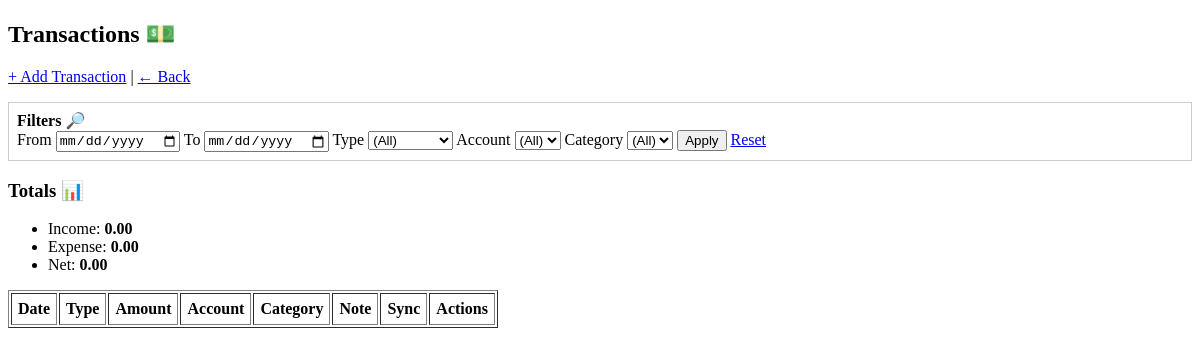
The page /app/transactions/index.php (signed in) on the database as committed earlier.
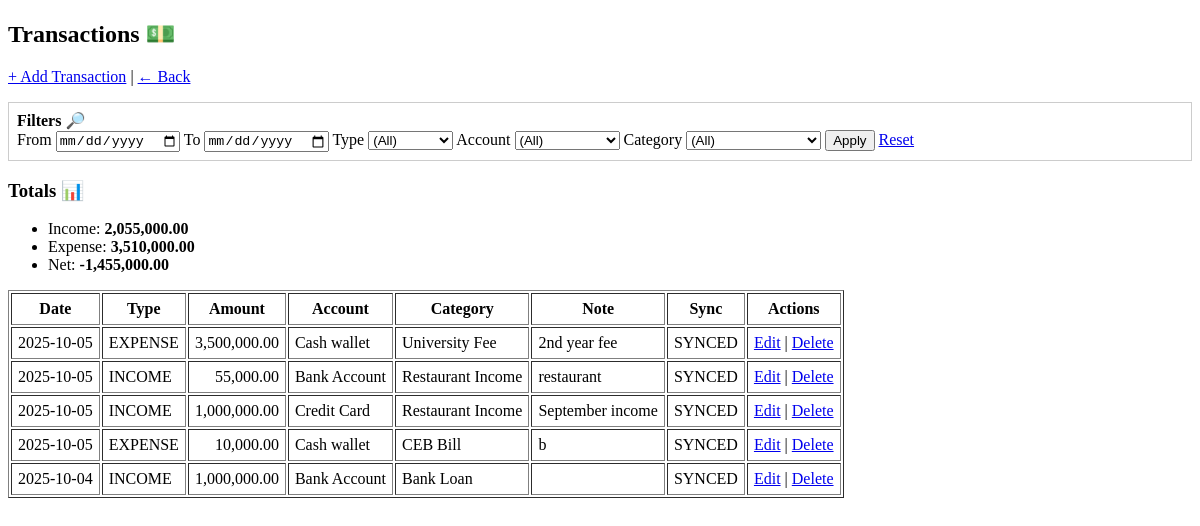
The same page on the database as committed later.
### tables this page shows
CREATE TABLE TRANSACTIONS_LOCAL (
  local_txn_id       INTEGER PRIMARY KEY AUTOINCREMENT,
  client_txn_uuid    TEXT NOT NULL UNIQUE,
  user_local_id      INTEGER NOT NULL,
  account_local_id   INTEGER NOT NULL,
  category_local_id  INTEGER NOT NULL,
  txn_type           TEXT NOT NULL CHECK(txn_type IN ('INCOME','EXPENSE','TRANSFER')),
  amount             REAL NOT NULL,
  txn_date           TEXT NOT NULL, -- ISO-8601
  note               TEXT,
  sync_status        TEXT NOT NULL DEFAULT 'PENDING' CHECK(sync_status IN ('PENDING','SYNCED','CONFLICT')),
  server_txn_id      INTEGER,
  created_at         TEXT NOT NULL,
  updated_at         TEXT NOT NULL,
  last_sync_at       TEXT,
  FOREIGN KEY(user_local_id)     REFERENCES USERS_LOCAL(local_user_id),
  FOREIGN KEY(account_local_id)  REFERENCES ACCOUNTS_LOCAL(local_account_id),
  FOREIGN KEY(category_local_id) REFERENCES CATEGORIES_LOCAL(local_category_id)
);

CREATE TABLE ACCOUNTS_LOCAL (
  local_account_id  INTEGER PRIMARY KEY AUTOINCREMENT,
  user_local_id     INTEGER NOT NULL,
  server_account_id INTEGER,
  account_name      TEXT NOT NULL,
  account_type      TEXT NOT NULL CHECK(account_type IN ('CASH','BANK','CARD','MOBILE')),
  currency_code     TEXT NOT NULL DEFAULT 'LKR',
  opening_balance   REAL NOT NULL DEFAULT 0,
  is_active         INTEGER NOT NULL DEFAULT 1, -- 1/0
  created_at        TEXT NOT NULL,
  updated_at        TEXT NOT NULL,
  FOREIGN KEY(user_local_id) REFERENCES USERS_LOCAL(local_user_id)
);

CREATE TABLE CATEGORIES_LOCAL (
  local_category_id  INTEGER PRIMARY KEY AUTOINCREMENT,
  user_local_id      INTEGER NOT NULL,
  server_category_id INTEGER,
  parent_local_id    INTEGER,
  category_name      TEXT NOT NULL,
  category_type      TEXT NOT NULL CHECK(category_type IN ('INCOME','EXPENSE')),
  created_at         TEXT NOT NULL,
  updated_at         TEXT NOT NULL,
  FOREIGN KEY(user_local_id)   REFERENCES USERS_LOCAL(local_user_id),
  FOREIGN KEY(parent_local_id) REFERENCES CATEGORIES_LOCAL(local_category_id)
);

### app/transactions/index.php (the view, shortened to what this page needs)
<?php
if (!function_exists('h')) {
    function h($v) { return htmlspecialchars((string)$v, ENT_QUOTES, 'UTF-8'); }
}
$pdo = sqlite();
$uid = (int)($_SESSION['uid'] ?? 0);
$from = $_GET['from'] ?? '';
$to   = $_GET['to'] ?? '';
$where = ["t.user_local_id = ?"];
$args  = [$uid];
$sql = "
SELECT
  t.local_txn_id, t.client_txn_uuid, t.txn_type, t.amount, t.txn_date, t.note, t.sync_status,
  a.account_name,
  c.category_name
FROM TRANSACTIONS_LOCAL t
JOIN ACCOUNTS_LOCAL a ON a.local_account_id = t.account_local_id
JOIN CATEGORIES_LOCAL c ON c.local_category_id = t.category_local_id
WHERE " . implode(' AND ', $where) . "
ORDER BY datetime(t.txn_date) DESC, t.local_txn_id DESC
LIMIT 200
";
$stmt = $pdo->prepare($sql);
$stmt->execute($args);
$rows = $stmt->fetchAll(PDO::FETCH_ASSOC);
$totSql = "
SELECT
  SUM(CASE WHEN t.txn_type='INCOME'  THEN t.amount ELSE 0 END) AS total_income,
  SUM(CASE WHEN t.txn_type='EXPENSE' THEN t.amount ELSE 0 END) AS total_expense
FROM TRANSACTIONS_LOCAL t
WHERE " . implode(' AND ', $where) . "
";
$sum = $pdo->prepare($totSql);
$sum->execute($args);
$tot = $sum->fetch(PDO::FETCH_ASSOC);
$income  = (float)($tot['total_income'] ?? 0);
$expense = (float)($tot['total_expense'] ?? 0);
$net     = $income - $expense;
?>
<!doctype html>
<html>
<head>
</head>
<body>
<h2>Transactions 💵</h2>
<p>
  <a href="<?= APP_BASE ?>/app/transactions/create.php">+ Add Transaction</a> |
  <a href="<?= APP_BASE ?>/public/dashboard.php">← Back</a>
</p>
<form method="get" style="margin:10px 0; padding:8px; border:1px solid #ccc;">
  <b>Filters 🔎</b><br>
  <label>From</label>
  <input type="date" name="from" value="<?= h($from) ?>">
  <label>To</label>
  <input type="date" name="to" value="<?= h($to) ?>">
  <label>Type</label>
  <select name="type">
    <option value="">(All)</option>
  </select>
  <label>Account</label>
  <select name="account">
    <option value="">(All)</option>
  </select>
  <label>Category</label>
  <select name="category">
    <option value="">(All)</option>
  </select>
  <button type="submit">Apply</button>
  <a href="<?= APP_BASE ?>/app/transactions/index.php">Reset</a>
</form>
<h3>Totals 📊</h3>
<ul>
  <li>Income: <b><?= number_format($income,2) ?></b></li>
  <li>Expense: <b><?= number_format($expense,2) ?></b></li>
  <li>Net: <b><?= number_format($net,2) ?></b></li>
</ul>
<table border="1" cellpadding="6">
  <tr>
    <th>Date</th><th>Type</th><th>Amount</th><th>Account</th><th>Category</th><th>Note</th><th>Sync</th><th>Actions</th>
  </tr>
  <?php foreach($rows as $r): ?>
  <tr>
    <td><?= h($r['txn_date']) ?></td>
    <td><?= h($r['txn_type']) ?></td>
    <td style="text-align:right"><?= number_format((float)$r['amount'],2) ?></td>
    <td><?= h($r['account_name']) ?></td>
    <td><?= h($r['category_name']) ?></td>
    <td><?= h($r['note']) ?></td>
    <td><?= h($r['sync_status']) ?></td>
    <td>
      <a href="<?= APP_BASE ?>/app/transactions/edit.php?id=<?= (int)$r['local_txn_id'] ?>">Edit</a> |
      <a href="<?= APP_BASE ?>/app/transactions/delete.php?id=<?= (int)$r['local_txn_id'] ?>" onclick="return confirm('Delete this transaction?');">Delete</a>
    </td>
  </tr>
  <?php endforeach; ?>
</table>
</body>
</html>

Rows that differ between the two databases and show on the page:
added transactions_local: txn_date "2025-10-05", txn_type "EXPENSE", amount "3,500,000.00", account_local.account_name "Cash wallet", category_local.category_name "University Fee", note "2nd year fee", sync_status "SYNCED"
added transactions_local: txn_date "2025-10-05", txn_type "INCOME", amount "55,000.00", account_local.account_name "Bank Account", category_local.category_name "Restaurant Income", note "restaurant", sync_status "SYNCED"
added transactions_local: txn_date "2025-10-05", txn_type "INCOME", amount "1,000,000.00", account_local.account_name "Credit Card", category_local.category_name "Restaurant Income", note "September income", sync_status "SYNCED"
added transactions_local: txn_date "2025-10-05", txn_type "EXPENSE", amount "10,000.00", account_local.account_name "Cash wallet", category_local.category_name "CEB Bill", note "b", sync_status "SYNCED"
added transactions_local: txn_date "2025-10-04", txn_type "INCOME", amount "1,000,000.00", account_local.account_name "Bank Account", category_local.category_name "Bank Loan", sync_status "SYNCED"
Other text that changed with them:
$income: "0.00" → "2,055,000.00"
$expense: "0.00" → "3,510,000.00"
$net: "0.00" → "-1,455,000.00"
